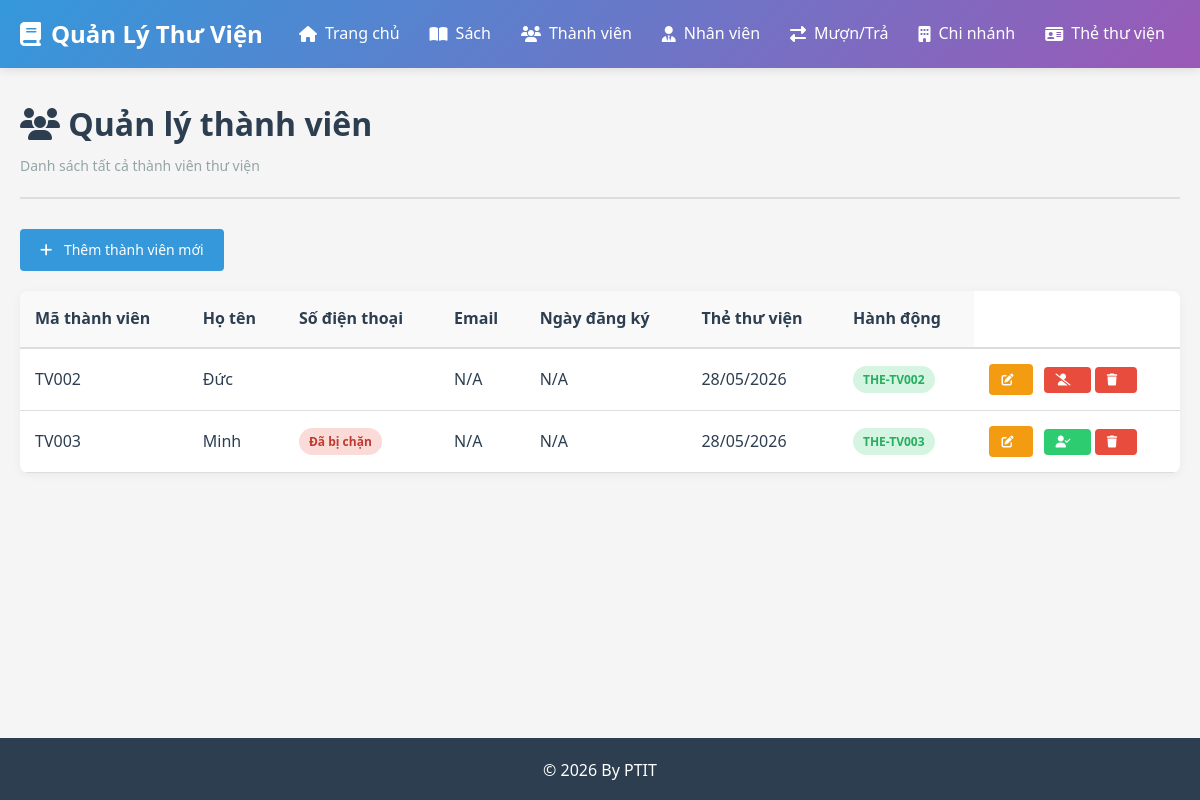
The page /thanh-vien on the database as committed earlier.
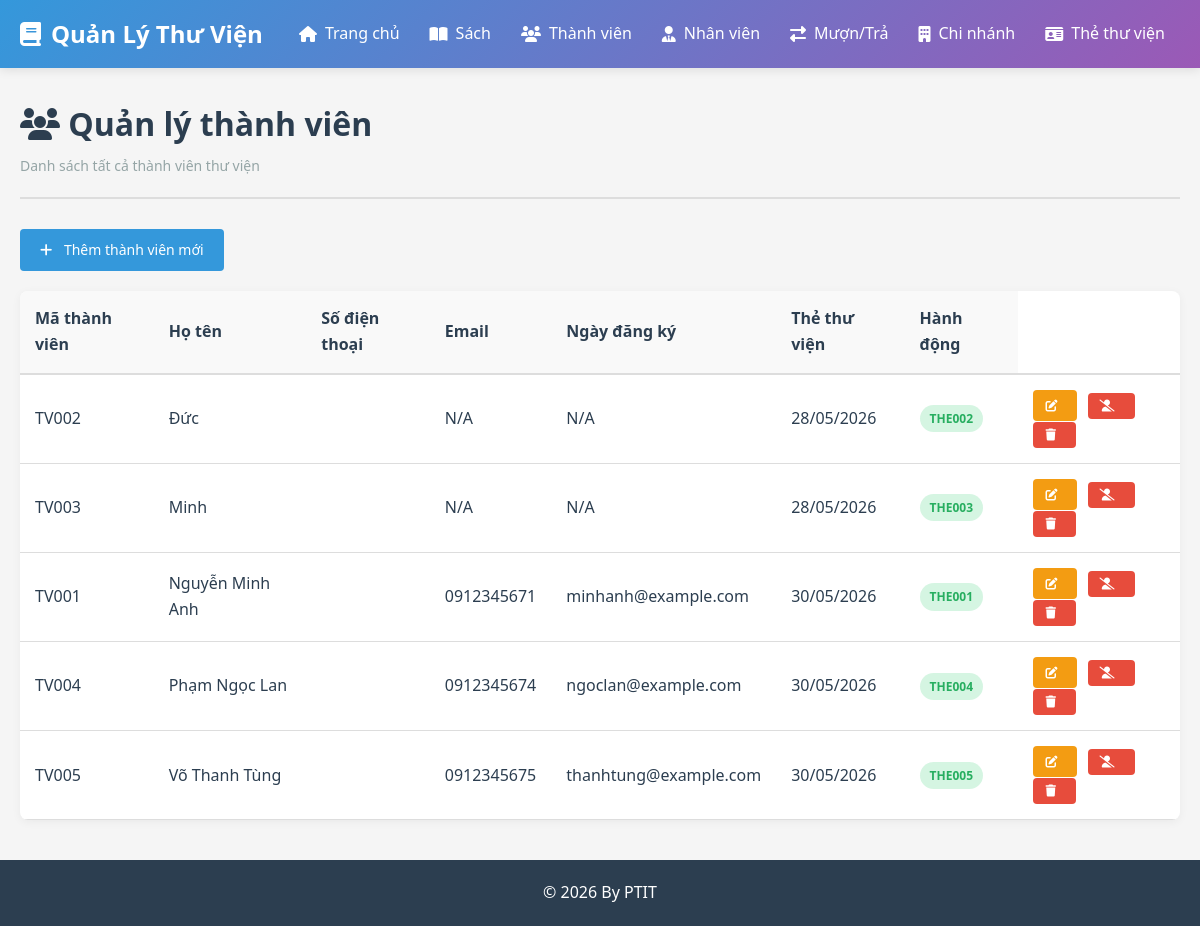
The same page on the database as committed later.
### app/models/__init__.py (models this page shows, shortened)
class ThanhVien(db.Model):
    __tablename__ = 'thanh_vien'
    ma_thanh_vien = db.Column(db.String(10), primary_key=True)
    ho_ten = db.Column(db.String(150), nullable=False)
    sdt = db.Column(db.String(15))
    email = db.Column(db.String(100))
    ngay_dang_ky = db.Column(db.Date, default=datetime.now)
    ghi_chu = db.Column(db.Text)
    is_blacklisted = db.Column(db.Boolean, default=False)
    blacklist_note = db.Column(db.String(255))
    the_thu_vien = db.relationship('TheThuVien', backref='thanh_vien', lazy=True, cascade='all, delete-orphan', uselist=False)
    don_muon = db.relationship('DonMuon', backref='thanh_vien', lazy=True, cascade='all, delete-orphan')

class TheThuVien(db.Model):
    __tablename__ = 'the_thu_vien'
    ma_the = db.Column(db.String(10), primary_key=True)
    ma_thanh_vien = db.Column(db.String(10), db.ForeignKey('thanh_vien.ma_thanh_vien'), nullable=False)
    ngay_cap = db.Column(db.Date, default=datetime.now)
    ngay_het_han = db.Column(db.Date, nullable=False)
    trang_thai = db.Column(db.String(50), default='Hoạt động')  # Hoạt động, Hết hạn, Khóa

### app/routes/__init__.py (the view)
@bp.route('/thanh-vien')
def danh_sach_thanh_vien():
    page = request.args.get('page', 1, type=int)
    thanh_vien = db.paginate(db.select(ThanhVien), page=page, per_page=10)
    return render_template('thanh_vien/danh_sach.html', thanh_vien=thanh_vien)

### app/templates/thanh_vien/danh_sach.html (shortened to what this page needs)
{% extends "base.html" %}
{% block content %}
<div class="page-header">
    <h1><i class="fas fa-users"></i> Quản lý thành viên</h1>
    <p>Danh sách tất cả thành viên thư viện</p>
</div>
<div class="toolbar">
    <a href="{{ url_for('main.them_thanh_vien') }}" class="btn btn-primary">
        <i class="fas fa-plus"></i> Thêm thành viên mới
    </a>
</div>
<div class="table-responsive">
    <table class="table">
        <thead>
            <tr>
                <th>Mã thành viên</th>
                <th>Họ tên</th>
                <th>Số điện thoại</th>
                <th>Email</th>
                <th>Ngày đăng ký</th>
                <th>Thẻ thư viện</th>
                <th>Hành động</th>
            </tr>
        </thead>
        <tbody>
            {% for tv in thanh_vien.items %}
            <tr>
                <td>{{ tv.ma_thanh_vien }}</td>
                <td>{{ tv.ho_ten }}</td>
                <td>
                    {% if tv.is_blacklisted %}
                        <span class="badge badge-danger">Đã bị chặn</span>
                    {% endif %}
                </td>
                <td>{{ tv.sdt or 'N/A' }}</td>
                <td>{{ tv.email or 'N/A' }}</td>
                <td>{{ tv.ngay_dang_ky.strftime('%d/%m/%Y') if tv.ngay_dang_ky else 'N/A' }}</td>
                <td>
                    {% if tv.the_thu_vien %}
                    <span class="badge badge-success">{{ tv.the_thu_vien.ma_the }}</span>
                    {% else %}
                    <span class="badge badge-danger">Chưa cấp</span>
                    {% endif %}
                </td>
                <td>
                    <a href="{{ url_for('main.sua_thanh_vien', ma_thanh_vien=tv.ma_thanh_vien) }}" class="btn btn-sm btn-warning">
                        <i class="fas fa-edit"></i>
                    </a>
                    {% if not tv.is_blacklisted %}
                    <form method="POST" action="{{ url_for('main.blacklist_thanh_vien', ma_thanh_vien=tv.ma_thanh_vien) }}" style="display:inline-block; margin-left:6px;">
                        <button class="btn btn-sm btn-danger" type="submit" onclick="return confirm('Đưa thành viên này vào danh sách đen?')"><i class="fas fa-user-slash"></i></button>
                    </form>
                    {% else %}
                    <form method="POST" action="{{ url_for('main.unblacklist_thanh_vien', ma_thanh_vien=tv.ma_thanh_vien) }}" style="display:inline-block; margin-left:6px;">
                        <button class="btn btn-sm btn-success" type="submit" onclick="return confirm('Gỡ thành viên này khỏi danh sách đen?')"><i class="fas fa-user-check"></i></button>
                    </form>
                    {% endif %}
                    <form method="POST" action="{{ url_for('main.xoa_thanh_vien', ma_thanh_vien=tv.ma_thanh_vien) }}" style="display:inline-block" onsubmit="return confirm('Bạn có chắc muốn xóa thành viên này?');">
                        <button class="btn btn-sm btn-danger" type="submit"><i class="fas fa-trash"></i></button>
                    </form>
                </td>
            </tr>
            {% else %}
            <tr>
                <td colspan="7" class="text-center">Không có thành viên nào</td>
            </tr>
            {% endfor %}
        </tbody>
    </table>
</div>
{% endblock %}

Rows that differ between the two databases and show on the page:
computed for ThanhVien "TV002": the_thu_vien.ma_the "THE-TV002" → "THE002"
changed ThanhVien "TV003": the_thu_vien.ma_the "THE-TV003" → "THE003"; no longer shows "Đã bị chặn"
added ThanhVien: ma_thanh_vien "TV001", ho_ten "Nguyễn Minh Anh", sdt "0912345671", email "minhanh@example.com", ngay_dang_ky "30/05/2026", the_thu_vien.ma_the "THE001"
added ThanhVien: ma_thanh_vien "TV004", ho_ten "Phạm Ngọc Lan", sdt "0912345674", email "ngoclan@example.com", ngay_dang_ky "30/05/2026", the_thu_vien.ma_the "THE004"
added ThanhVien: ma_thanh_vien "TV005", ho_ten "Võ Thanh Tùng", sdt "0912345675", email "thanhtung@example.com", ngay_dang_ky "30/05/2026", the_thu_vien.ma_the "THE005"
